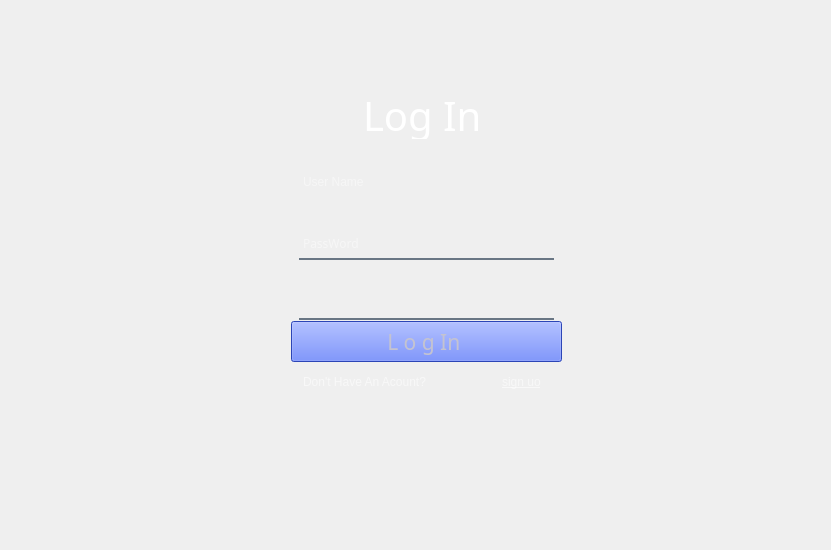
<?xml version="1.0" encoding="UTF-8"?>
<ui version="4.0">
 <class>Form</class>
 <widget class="QWidget" name="Form">
  <property name="geometry">
   <rect>
    <x>0</x>
    <y>0</y>
    <width>831</width>
    <height>550</height>
   </rect>
  </property>
  <property name="sizeIncrement">
   <size>
    <width>450</width>
    <height>550</height>
   </size>
  </property>
  <property name="windowTitle">
   <string>Form</string>
  </property>
  <layout class="QGridLayout" name="gridLayout">
   <item row="0" column="0">
    <widget class="QWidget" name="widget" native="true">
     <widget class="QLabel" name="label">
      <property name="geometry">
       <rect>
        <x>-20</x>
        <y>0</y>
        <width>841</width>
        <height>551</height>
       </rect>
      </property>
      <property name="styleSheet">
       <string notr="true">border-image: url(:/images/WhatsApp Image 2024-03-16 at 22.18.27_4155fb8b.jpg);
borded-radius:20px;</string>
      </property>
      <property name="text">
       <string/>
      </property>
     </widget>
     <widget class="QWidget" name="layoutWidget">
      <property name="geometry">
       <rect>
        <x>180</x>
        <y>220</y>
        <width>471</width>
        <height>89</height>
       </rect>
      </property>
      <layout class="QHBoxLayout" name="horizontalLayout_3">
       <item>
        <spacer name="horizontalSpacer_9">
         <property name="orientation">
          <enum>Qt::Horizontal</enum>
         </property>
         <property name="sizeHint" stdset="0">
          <size>
           <width>108</width>
           <height>20</height>
          </size>
         </property>
        </spacer>
       </item>
       <item>
        <widget class="QTextEdit" name="textEdit_2">
         <property name="font">
          <font>
           <family>Simple Bold Jut Out</family>
          </font>
         </property>
         <property name="styleSheet">
          <string notr="true">background-color: rgba(0 ,0 ,0 ,0);
border:none;
border-bottom:2px solid rgba(105, 118, 132, 255);
color:rgba(255, 255, 255, 230);
padding-bottom:7px;
</string>
         </property>
         <property name="placeholderText">
          <string>PassWord</string>
         </property>
        </widget>
       </item>
       <item>
        <spacer name="horizontalSpacer_6">
         <property name="orientation">
          <enum>Qt::Horizontal</enum>
         </property>
         <property name="sizeHint" stdset="0">
          <size>
           <width>108</width>
           <height>20</height>
          </size>
         </property>
        </spacer>
       </item>
      </layout>
     </widget>
     <widget class="QWidget" name="layoutWidget">
      <property name="geometry">
       <rect>
        <x>180</x>
        <y>160</y>
        <width>471</width>
        <height>89</height>
       </rect>
      </property>
      <layout class="QHBoxLayout" name="horizontalLayout_2">
       <item>
        <spacer name="horizontalSpacer_3">
         <property name="orientation">
          <enum>Qt::Horizontal</enum>
         </property>
         <property name="sizeType">
          <enum>QSizePolicy::Preferred</enum>
         </property>
         <property name="sizeHint" stdset="0">
          <size>
           <width>108</width>
           <height>20</height>
          </size>
         </property>
        </spacer>
       </item>
       <item>
        <widget class="QTextEdit" name="textEdit">
         <property name="styleSheet">
          <string notr="true">background-color: rgba(0 ,0 ,0 ,0);
border:none;
border-bottom:2px solid rgba(105, 118, 132, 255);
color:rgba(255, 255, 255, 230);
padding-bottom:7px;
</string>
         </property>
         <property name="placeholderText">
          <string>User Name</string>
         </property>
        </widget>
       </item>
       <item>
        <spacer name="horizontalSpacer_4">
         <property name="orientation">
          <enum>Qt::Horizontal</enum>
         </property>
         <property name="sizeType">
          <enum>QSizePolicy::Preferred</enum>
         </property>
         <property name="sizeHint" stdset="0">
          <size>
           <width>108</width>
           <height>20</height>
          </size>
         </property>
        </spacer>
       </item>
      </layout>
     </widget>
     <widget class="QWidget" name="layoutWidget">
      <property name="geometry">
       <rect>
        <x>240</x>
        <y>80</y>
        <width>344</width>
        <height>48</height>
       </rect>
      </property>
      <layout class="QHBoxLayout" name="horizontalLayout">
       <item>
        <spacer name="horizontalSpacer">
         <property name="orientation">
          <enum>Qt::Horizontal</enum>
         </property>
         <property name="sizeHint" stdset="0">
          <size>
           <width>168</width>
           <height>20</height>
          </size>
         </property>
        </spacer>
       </item>
       <item>
        <widget class="QLabel" name="label_2">
         <property name="font">
          <font>
           <family>Bahnschrift Light SemiCondensed</family>
           <pointsize>30</pointsize>
           <italic>false</italic>
           <fontweight>Light</fontweight>
          </font>
         </property>
         <property name="styleSheet">
          <string notr="true">font: 300 30pt &quot;Bahnschrift Light SemiCondensed&quot;;
color: rgb(255, 255, 255);</string>
         </property>
         <property name="text">
          <string>Log In</string>
         </property>
        </widget>
       </item>
       <item>
        <spacer name="horizontalSpacer_2">
         <property name="orientation">
          <enum>Qt::Horizontal</enum>
         </property>
         <property name="sizeHint" stdset="0">
          <size>
           <width>168</width>
           <height>20</height>
          </size>
         </property>
        </spacer>
       </item>
      </layout>
     </widget>
     <widget class="QPushButton" name="pushButton">
      <property name="geometry">
       <rect>
        <x>280</x>
        <y>310</y>
        <width>271</width>
        <height>41</height>
       </rect>
      </property>
      <property name="font">
       <font>
        <family>Bahnschrift Light SemiCondensed</family>
        <pointsize>16</pointsize>
        <italic>false</italic>
        <fontweight>Light</fontweight>
       </font>
      </property>
      <property name="styleSheet">
       <string notr="true">font: 300 16pt &quot;Bahnschrift Light SemiCondensed&quot;;
background-color: rgb(62, 97, 255);
color: rgb(196, 195, 208);
</string>
      </property>
      <property name="text">
       <string>L o g In </string>
      </property>
     </widget>
     <widget class="QWidget" name="layoutWidget">
      <property name="geometry">
       <rect>
        <x>0</x>
        <y>360</y>
        <width>821</width>
        <height>22</height>
       </rect>
      </property>
      <layout class="QHBoxLayout" name="horizontalLayout_5">
       <item>
        <spacer name="horizontalSpacer_5">
         <property name="orientation">
          <enum>Qt::Horizontal</enum>
         </property>
         <property name="sizeHint" stdset="0">
          <size>
           <width>128</width>
           <height>20</height>
          </size>
         </property>
        </spacer>
       </item>
       <item>
        <widget class="QLabel" name="label_3">
         <property name="styleSheet">
          <string notr="true">color: rgba(255, 255, 255, 140);</string>
         </property>
         <property name="text">
          <string>Don't Have An Acount?</string>
         </property>
        </widget>
       </item>
       <item>
        <spacer name="horizontalSpacer_7">
         <property name="orientation">
          <enum>Qt::Horizontal</enum>
         </property>
         <property name="sizeType">
          <enum>QSizePolicy::Fixed</enum>
         </property>
         <property name="sizeHint" stdset="0">
          <size>
           <width>70</width>
           <height>20</height>
          </size>
         </property>
        </spacer>
       </item>
       <item>
        <widget class="QLabel" name="label_4">
         <property name="font">
          <font>
           <underline>true</underline>
          </font>
         </property>
         <property name="styleSheet">
          <string notr="true">color: rgba(255, 255, 255, 140);
</string>
         </property>
         <property name="text">
          <string>sign uo</string>
         </property>
        </widget>
       </item>
       <item>
        <spacer name="horizontalSpacer_10">
         <property name="orientation">
          <enum>Qt::Horizontal</enum>
         </property>
         <property name="sizeHint" stdset="0">
          <size>
           <width>118</width>
           <height>20</height>
          </size>
         </property>
        </spacer>
       </item>
      </layout>
     </widget>
    </widget>
   </item>
  </layout>
 </widget>
 <resources>
  <include location="TRANS/res.qrc"/>
 </resources>
 <connections/>
</ui>
